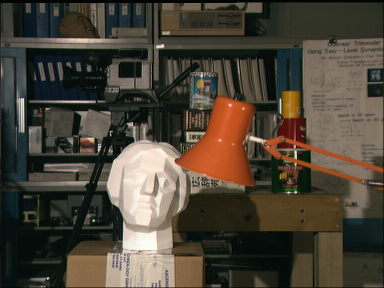
#> input picture SkyVision/temporary/tsukuba 2.png, 384 x 288 px, given in place of 1.jpg, which was not available
$ python skyvis_calibration.py
#> lines starting #> are read from the running program, lines starting #| are printed output that depends on the picture; pictures that were not available may be replaced by others from this repository, and a replacement may not be noted
import numpy as np
import cv2
import glob
import matplotlib.pyplot as plt

def hstack_images(image1,image2): # put image right of another image
    return np.hstack((image1, image2))

# [118 lines left out: functions hstack_array, find_images, calibrate, not called in this run]

def undistort(img,mtx,dist,rvecs,tvecs):
    h,w = img.shape[:2]
    newcameramtx, roi = cv2.getOptimalNewCameraMatrix(mtx,dist,(w,h),1,(w,h)) # refine camera matrix

    #undistort
    dst = cv2.undistort(img,mtx,dist,None,newcameramtx)

    #crop
    x,y,w,h = roi
    dst = dst[y:y+h,x:x+w]

    #show
    return dst


def drawlines(img1src, img2src, lines, pts1src, pts2src): # Visualize epilines
    ''' img1 - image on which we draw the epilines for the points in img2
        lines - corresponding epilines '''
    r, c = img1src.shape
    img1color = cv2.cvtColor(img1src, cv2.COLOR_GRAY2BGR)
    img2color = cv2.cvtColor(img2src, cv2.COLOR_GRAY2BGR)
    # Edit: use the same random seed so that two images are comparable!
    np.random.seed(0)
    for r, pt1, pt2 in zip(lines, pts1src, pts2src):
        color = tuple(np.random.randint(0, 255, 3).tolist())
        x0, y0 = map(int, [0, -r[2]/r[1]])
        x1, y1 = map(int, [c, -(r[2]+r[0]*c)/r[1]])
        img1color = cv2.line(img1color, (x0, y0), (x1, y1), color, 1)
        img1color = cv2.circle(img1color, tuple(pt1), 5, color, -1)
        img2color = cv2.circle(img2color, tuple(pt2), 5, color, -1)
    return img1color, img2color

def crop(img,cropWidth,cropHeight):
    height = imgL_rectified.shape[0]
    width = imgL_rectified.shape[1]

    centerY = int(height/2)
    centerX = int(width/2)

    return img[centerY-int(cropHeight/2):centerY+int(cropHeight/2),centerX-int(cropWidth/2):centerX+int(cropWidth/2)]

# find_images(6,9) # to create images for calibration


# print("Calibrating Right")
# calibrate(7,10,'temporary/calibration_images/r/*.jpg',amount=20,savepath="temporary/calibration_images/r") # only to find calibration params
# print("Calibrating Left")
# calibrate(7,10,'temporary/calibration_images/l/*.jpg',amount=20,savepath="temporary/calibration_images/l") # only to find calibration params
# print("Done calibrating")


R_loaded = np.load("temporary/R_Calibration.npz") # load calibration file
#> (reads SkyVision/temporary/R_Calibration.npz from the repository)
L_loaded = np.load("temporary/L_Calibration.npz") # load calibration file
#> (reads SkyVision/temporary/L_Calibration.npz from the repository)

R_ret = R_loaded["ret"]
R_mtx = R_loaded["mtx"]
R_dist = R_loaded["dist"]
R_rvecs = R_loaded["rvecs"]
R_tvecs = R_loaded["tvecs"]
R_objpoints = R_loaded["objpoints"]
R_imgpoints = R_loaded["imgpoints"]

imgR = cv2.imread('temporary/calibration_images/r/1.jpg')
#> imgR is the input picture: shape (288, 384, 3); mean B, G, R 55.4, 67.9, 75.3
# imgR = cv2.imread('temporary/tsukuba 2.png')

L_ret = L_loaded["ret"]
L_mtx = L_loaded["mtx"]
L_dist = L_loaded["dist"]
L_rvecs = L_loaded["rvecs"]
L_tvecs = L_loaded["tvecs"]
L_objpoints = L_loaded["objpoints"]
L_imgpoints = L_loaded["imgpoints"]

imgL = cv2.imread('temporary/calibration_images/l/1.jpg')
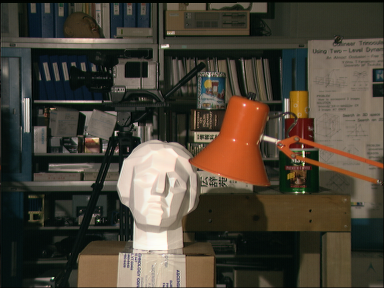
#> input picture SkyVision/temporary/tsukuba 1.png, 384 x 288 px, given in place of 1.jpg, which was not available
#> imgL is the input picture: shape (288, 384, 3); mean B, G, R 55.3, 67.6, 74.7
# imgL = cv2.imread('temporary/tsukuba 1.png')

imgL = undistort(imgL,L_mtx,L_dist,L_rvecs,L_tvecs)
imgL = cv2.cvtColor(imgL,cv2.COLOR_BGR2GRAY)
#> imgL: shape (252, 359)
imgR = undistort(imgR,R_mtx,R_dist,R_rvecs,R_tvecs)
imgR = cv2.cvtColor(imgR,cv2.COLOR_BGR2GRAY)
#> imgR: shape (252, 350)

width = imgL.shape[0]
#> width = 252
height = imgL.shape[1]
#> height = 359

cv2.imshow("L",imgL)
cv2.imshow("R",imgR)
cv2.waitKey(0)

if(R_ret and L_ret):
    # if(False):


    # Initiate SIFT detector
    sift = cv2.SIFT_create()
    # find the keypoints and descriptors with SIFT
    kp1, des1 = sift.detectAndCompute(imgL, None)
#> kp1 = 653 keypoints; strongest (x, y, size): (124, 147, 47.4), (145, 22, 2.6), (240, 101, 3.5), (278, 114, 2.1)
    kp2, des2 = sift.detectAndCompute(imgR, None)
#> kp2 = 637 keypoints; strongest (x, y, size): (145, 144, 54), (167, 15, 2.5), (19, 73, 6), (301, 120, 1.9)

    # Match keypoints in both images
    FLANN_INDEX_KDTREE = 1
    index_params = dict(algorithm=FLANN_INDEX_KDTREE, trees=5)
    search_params = dict(checks=50)   # or pass empty dictionary
    flann = cv2.FlannBasedMatcher(index_params, search_params)
    matches = flann.knnMatch(des1, des2, k=2)
#> matches = 653 matches

    # Keep good matches: calculate distinctive image features
    matchesMask = [[0, 0] for i in range(len(matches))]
#> matchesMask = 653 pairs, first value 0 to 0, second value 0 to 0
    good = []
    pts1 = []
    pts2 = []

    for i, (m, n) in enumerate(matches):
        if m.distance < 0.7*n.distance:
            # Keep this keypoint pair
            matchesMask[i] = [1, 0]
            good.append(m)
            pts2.append(kp2[m.trainIdx].pt)
            pts1.append(kp1[m.queryIdx].pt)
#> after the loop, good = 295 matches; matchesMask = 653 pairs, first value 0 to 1, second value 0 to 0; pts1 = 295 pairs, first value 3.88 to 354.5, second value 8.84 to 241.5; pts2 = 295 pairs, first value 12.31 to 345.6, second value 4.43 to 248.4

    samples = 50

    # Draw the keypoint matches between both pictures
    draw_params = dict(matchColor=(0, 255, 0),
                    singlePointColor=(255, 0, 0),
                    matchesMask=matchesMask[500-samples:500],
                    flags=cv2.DrawMatchesFlags_DEFAULT)
#> draw_params = 4 items

    # ------------------------------------------------------------
    # STEREO RECTIFICATION

    # Calculate the fundamental matrix for the cameras
    pts1 = np.int32(pts1)
#> pts1 = 295 pairs, first value 3 to 354, second value 8 to 241
    pts2 = np.int32(pts2)
#> pts2 = 295 pairs, first value 12 to 345, second value 4 to 248
    fundamental_matrix, inliers = cv2.findFundamentalMat(pts1, pts2, cv2.FM_RANSAC)
#> fundamental_matrix = [[5.52e-06, 0.000147, -0.0284], [-0.000141, -9.16e-06, 0.0356], [0.0252, -0.0385, 1]]; inliers = 295 values, max 1 at index 0, min 0 at index 5, mean 0.878

    # We select only inlier points
    pts1 = pts1[inliers.ravel() == 1]
#> pts1 = 259 pairs, first value 3 to 281, second value 10 to 241
    pts2 = pts2[inliers.ravel() == 1]
#> pts2 = 259 pairs, first value 12 to 308, second value 4 to 248

    # Find epilines corresponding to points in right image (second image) and
    # drawing its lines on left image
    lines1 = cv2.computeCorrespondEpilines(pts2.reshape(-1, 1, 2), 2, fundamental_matrix)
#> lines1 = 259 rows, first 8: [-0.0374, -0.999, 192.4], [0.311, -0.95, 99.75], [-0.0485, -0.999, 195], [0.0933, -0.996, 160.3], [-0.0225, -1, 188.9], [-0.0374, -0.999, 192.4], [-0.0374, -0.999, 192.4], [-0.0374, -0.999, 192.4]
    lines1 = lines1.reshape(-1, 3)
    img5, img6 = drawlines(imgL, imgR, lines1, pts1, pts2)
#> the loop in drawlines, `for r, pt1, pt2 in zip(lines, pts1src, pts2src):` made 259 passes
#> (r, pt1, pt2, color, y0, y1) on passes 1 to 3: ([-0.0374, -0.999, 192.4], [3, 192], [12, 189], (172, 47, 117), 192, 179), ([0.311, -0.95, 99.75], [5, 104], [12, 92], (192, 67, 251), 104, 222), ([-0.0485, -0.999, 195], [7, 195], [16, 192], (195, 103, 9), 195, 177)
#> after the loop in drawlines, `for r, pt1, pt2 in zip(lines, pts1src, pts2src):`:
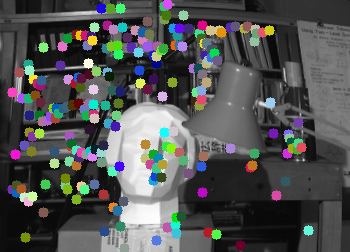
#> img2color: shape (252, 350, 3); mean B, G, R 82.4, 82.8, 81.1

    # Find epilines corresponding to points in left image (first image) and
    # drawing its lines on right image
    lines2 = cv2.computeCorrespondEpilines(pts1.reshape(-1, 1, 2), 1, fundamental_matrix)
#> lines2 = 259 rows, first 8: [-0.00187, 1, -188.5], [-0.358, 0.934, -78.94], [0.0122, 1, -192.3], [-0.142, 0.99, -148.4], [-0.0191, 1, -183.8], [-0.00513, 1, -187.6], [-0.00513, 1, -187.6], [-0.00513, 1, -187.6]
    lines2 = lines2.reshape(-1, 3)
    img3, img4 = drawlines(imgR, imgL, lines2, pts2, pts1)
#> the loop in drawlines (call 2), `for r, pt1, pt2 in zip(lines, pts1src, pts2src):` made 259 passes
#> (r, pt1, pt2, color, y0, y1) on passes 1 to 3: ([-0.00187, 1, -188.5], [12, 189], [3, 192], (172, 47, 117), 188, 189), ([-0.358, 0.934, -78.94], [12, 92], [5, 104], (192, 67, 251), 84, 218), ([0.0122, 1, -192.3], [16, 192], [7, 195], (195, 103, 9), 192, 188)
#> pass 1, in drawlines (call 2), `img1color = cv2.line(img1color, (x0, y0), (x1, y1), color, 1)`:
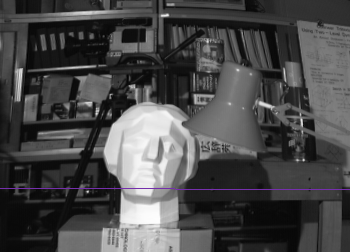
#> img1color: shape (252, 350, 3); mean B, G, R 73.7, 73.2, 73.4
#> after the loop in drawlines (call 2), `for r, pt1, pt2 in zip(lines, pts1src, pts2src):`:
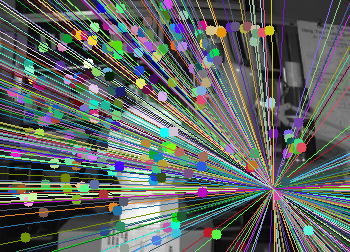
#> img1color: shape (252, 350, 3); mean B, G, R 98.2, 101.5, 94.9
#> after the loop in drawlines (call 2), `for r, pt1, pt2 in zip(lines, pts1src, pts2src):`:
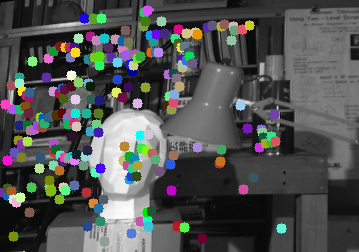
#> img2color: shape (252, 359, 3); mean B, G, R 81.5, 82.1, 80.5


    # Stereo rectification (uncalibrated variant)
    h1, w1 = imgL.shape
#> h1 = 252; w1 = 359
    h2, w2 = imgR.shape
#> h2 = 252; w2 = 350
    _, H1, H2 = cv2.stereoRectifyUncalibrated(np.float32(pts1), np.float32(pts2), fundamental_matrix, imgSize=(w1, h1))
#> H1 = [[0.185, 0.138, -68.87], [-0.0693, 0.00559, 15.61], [-0.000354, -0.000264, 0.133]]; H2 = [[-0.486, -0.327, 307.2], [-1.48, 0.206, 365.7], [-0.00735, -0.00495, 2.94]]

    # Undistort (rectify) the images and save them
    imgL_rectified = cv2.warpPerspective(imgL, H1, (w1, h1))
    imgR_rectified = cv2.warpPerspective(imgR, H2, (w2, h2))
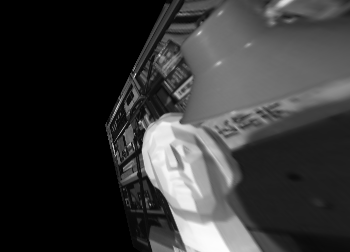
#> imgR_rectified: shape (252, 350); min 0, max 253, mean 55.2
    cv2.imshow("rectified_1.png", imgL_rectified)
    # cv2.imshow("rectified_2.png", imgR_rectified)
    # cv2.waitKey(0)

    # ------------------------------------------------------------
    # CALCULATE DISPARITY (DEPTH MAP)

    # Matched block size. It must be an odd number >=1 . Normally, it should be somewhere in the 3..11 range.
    block_size = 11
    min_disp = -128
    max_disp = 128
    # Maximum disparity minus minimum disparity. The value is always greater than zero.
    # In the current implementation, this parameter must be divisible by 16.
    num_disp = max_disp - min_disp
    # Margin in percentage by which the best (minimum) computed cost function value should "win" the second best value to consider the found match correct.
    # Normally, a value within the 5-15 range is good enough
    uniquenessRatio = 5
    # Maximum size of smooth disparity regions to consider their noise speckles and invalidate.
    # Set it to 0 to disable speckle filtering. Otherwise, set it somewhere in the 50-200 range.
    speckleWindowSize = 200
    # Maximum disparity variation within each connected component.
    # If you do speckle filtering, set the parameter to a positive value, it will be implicitly multiplied by 16.
    # Normally, 1 or 2 is good enough.
    speckleRange = 2
    disp12MaxDiff = 0

    stereo = cv2.StereoSGBM_create(
        minDisparity=min_disp,
        numDisparities=num_disp,
        blockSize=block_size,
        uniquenessRatio=uniquenessRatio,
        speckleWindowSize=speckleWindowSize,
        speckleRange=speckleRange,
        disp12MaxDiff=disp12MaxDiff,
        P1=8 * 1 * block_size * block_size,
        P2=32 * 1 * block_size * block_size,
    )

    imgL_rectified = crop(imgL_rectified,500,300)
#> in crop, `centerY = int(height/2)`: centerY = 126
#> in crop, `centerX = int(width/2)`: centerX = 179
    imgR_rectified = crop(imgR_rectified,500,300)
#> call 2 of crop, with cropWidth = 500, cropHeight = 300
#> in crop (call 2), `centerY = int(height/2)`: centerY = 12
#> in crop (call 2), `centerX = int(width/2)`: centerX = 35
#> in crop (call 2), `return img[centerY-int(cropHeight/2):centerY+int(cropHeight/2),centerX..`:
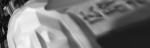
#> returned value: shape (48, 150); min 10, max 247, mean 120.7

    print(imgR_rectified.shape[1])
#| 150

#> (the run stopped early here; a loop or call above may not have finished)
